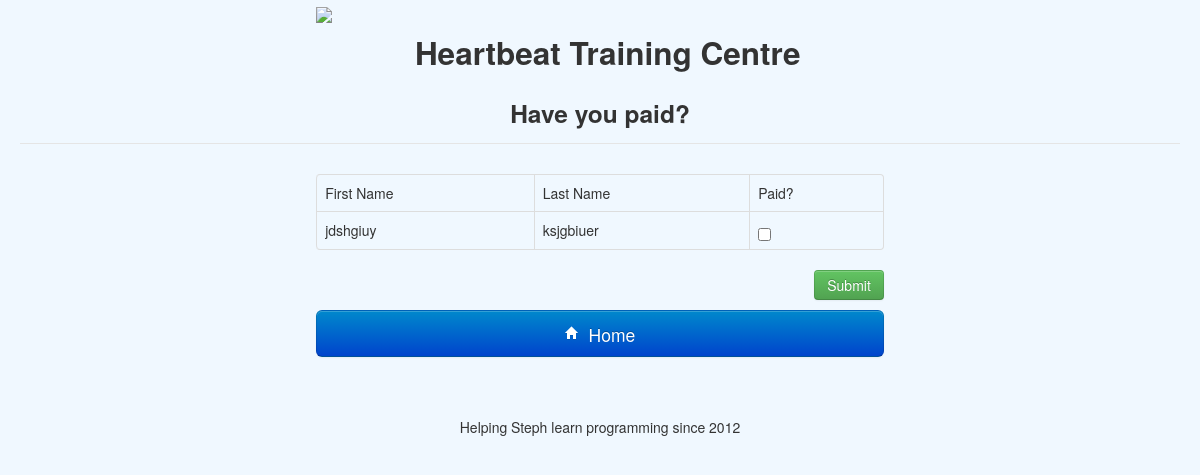
Before: /paymentOptions.php with the older database file.
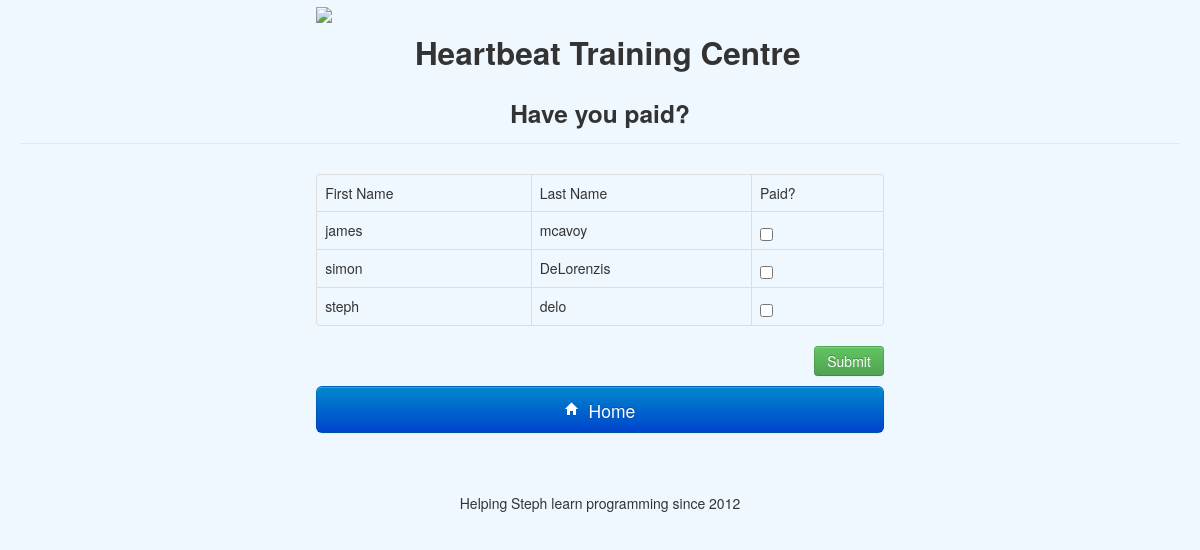
After: the same page with the newer database file.
### tables this page shows
CREATE TABLE IF NOT EXISTS `members` (
  `id` int(11) NOT NULL AUTO_INCREMENT,
  `first_name` varchar(30) NOT NULL,
  `last_name` varchar(30) NOT NULL,
  `paid` tinyint(1) NOT NULL,
  `username` varchar(30) NOT NULL,
  PRIMARY KEY (`id`),
  UNIQUE KEY `username` (`username`)
);

### paymentOptions.php (the view, shortened to what this page needs)
<?php
	require 'structure.php';
	get_header();
?>
	<div class="container-fluid v-background s-container">
  		<div class="row-fluid header">
			<div class="span4"><img class="heart" src="img/heartgif.gif"/></div>
  			<div class="span8 headerText"><h2>Heartbeat Training Centre</h2></div>
   		</div>
		<div class="row-fluid">
			<legend class="text-center"><h3>Have you paid?</h3></legend>
		</div>
		<div class="row-fluid">
			<div class="span3"></div>
			<div class="span6">
			<form action="addPaid.php" method="post">
				<table class="table table-bordered">
					<tr>
						<td>First Name</td>
						<td>Last Name</td>
						<td class="text-center">Paid?</td>
					</tr>
			<?php
				$sql = "SELECT * FROM members WHERE paid = 0";
				$res = mysql_query($sql);
				while ($row = mysql_fetch_array($res))
				{
					$fname = $row['first_name'];
					$lname = $row['last_name'];
					$id = $row['id'];
					print ("
							<tr>
								<td>$fname</td>
								<td>$lname</td>
								<td><input name=\"newPaid[]\" type=\"checkbox\" value=\"$id\"></td>
							</tr>");
				}
			?>
				</table>
				<div class="span9"></div>
				<button class="btn btn-success pull-right" type="submit"> Submit </button>
			</form>
			</div>
			<div class="span3"></div>
		</div>
		<div class="row-fluid">
			<div class="span3"></div>
			<div class="span6">
				<a class="btn btn-primary btn-block btn-large" href="index.php"><i class="icon-home icon-white"></i>&nbsp&nbspHome</a>
			</div>
			<div class="span3"></div>
		</div>
	</div>
<?php
	get_footer();
?>

### structure.php (shortened to what this page needs)
<?php
function get_header()
{
	$headerHtml = "
	<!DOCTYPE html>
		<html>
			<head>
				<title>Heartbeat Training</title>
				<meta name=\"viewport\" content=\"width=device-width', initial-scale=1.0\">
				<link href=\"css/bootstrap.min.css\" rel=\"stylesheet\" media=\"screen\">
				<link href=\"css/bootstrap-responsive.min.css\" rel=\"stylesheet\" media=\"handheld and max-width:960px\">
				<link href=\"css/style.css\" rel=\"stylesheet\" media=\"screen\">
				<link href=\"css/styleRes.css\" rel=\"stylesheet\" media=\"handheld and max-width: 960px\">
			</head>
		<body>
			<script src=\"http://code.jquery.com/jquery-latest.js\"></script>
			<script src=\"js/bootstrap.js\"></script>
			<script src=\"js/bootstrap.min.js\"></script>";
	echo $headerHtml;
}
function get_footer()
{
	$footerHtml = "
			<div class=\"row-fluid footer\">
				<div class=\"span12\">
					Helping Steph learn programming since 2012
				</div>
			</div>
		</body>
	</html>";
	echo $footerHtml;
}
?>

### css/style.css (style rules this page uses)
body { background-color: #F0F8FF !important; }
.footer { text-align: center; background: #F0F8FF; top: 90%; }
.v-background { background: #F0F8FF; }
.s-container { padding-bottom: 5%; }
.heart { margin-top: 2%; width: 20%; float: right; background-color: transparent; }
.headerText { margin-top: 2%; }

Changed rows visible on the page:
removed members: first_name "jdshgiuy", last_name "ksjgbiuer"
added members: first_name "james", last_name "mcavoy"
added members: first_name "simon", last_name "DeLorenzis"
added members: first_name "steph", last_name "delo"
